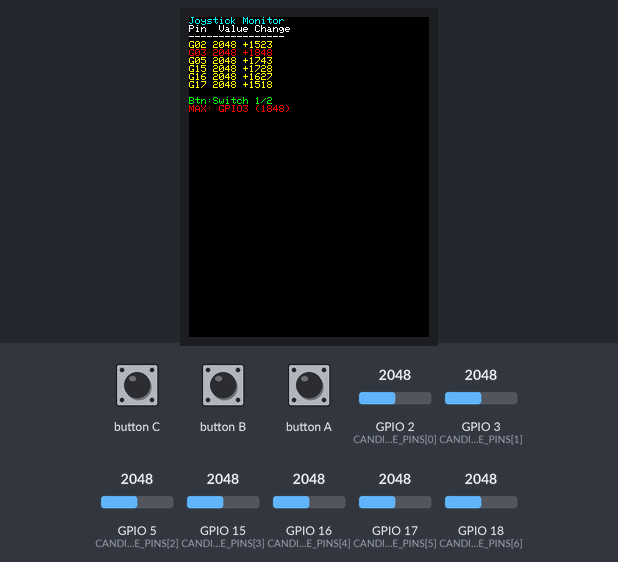
Bench run of a sketch on a simulated ESP32-S3. Parts: 240×320 colour display. The inputs (shaded band) are chosen by the test bench; at power-on: GPIO 18 (CANDIDATE_PINS[6]) = 2048, GPIO 3 (CANDIDATE_PINS[1]) = 2048, GPIO 17 (CANDIDATE_PINS[5]) = 2048, GPIO 2 (CANDIDATE_PINS[0]) = 2048, GPIO 5 (CANDIDATE_PINS[2]) = 2048, GPIO 15 (CANDIDATE_PINS[3]) = 2048, GPIO 16 (CANDIDATE_PINS[4]) = 2048. What the sketch prints to the serial monitor is not drawn.

Above: at 4.5 s.
4.6 s: button A pressed for 0.15 s
At 6.0 s:
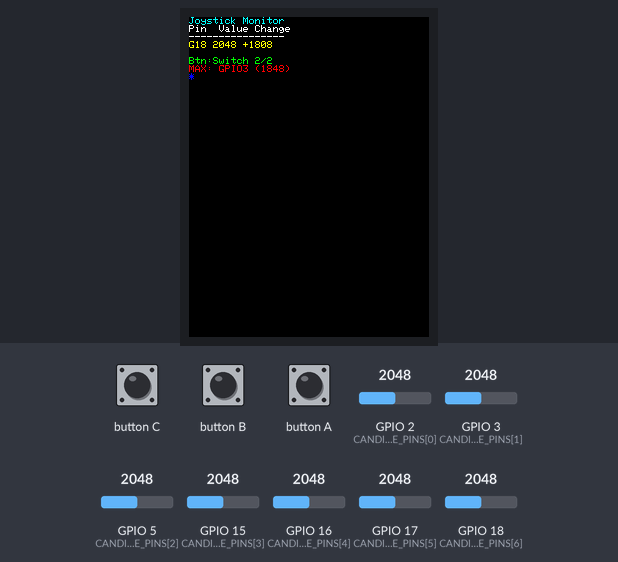
7.7 s: GPIO 18 (CANDIDATE_PINS[6]) set to 2866
At 8.9 s:
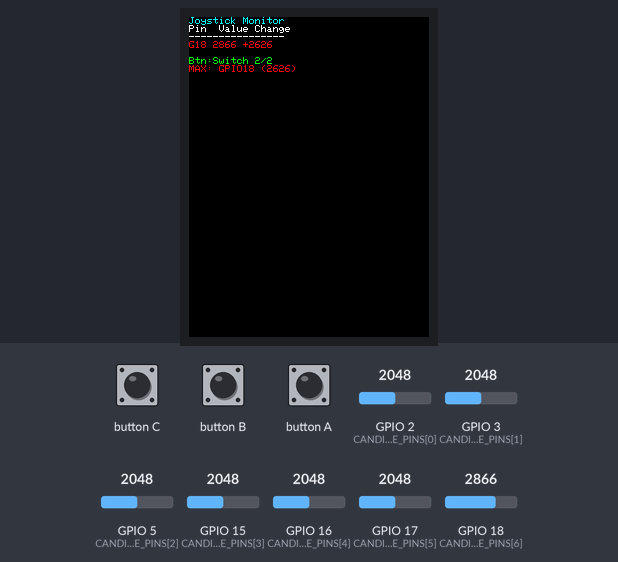
10.7 s: button A pressed for 1 s
At 11.8 s:
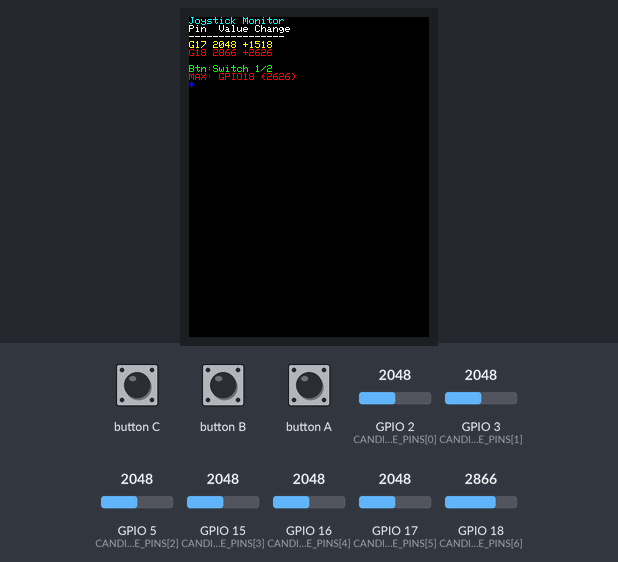
14.7 s: button C pressed for 3.2 s
19.4 s: GPIO 3 (CANDIDATE_PINS[1]) set to 2866
At 20.6 s:
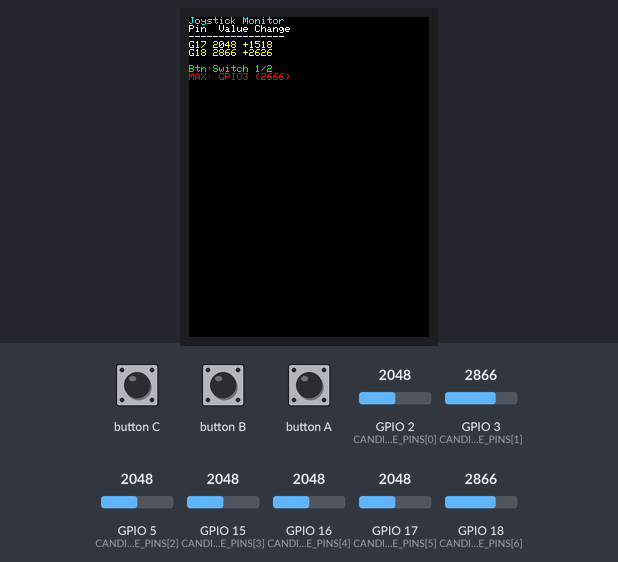
21.3 s: GPIO 17 (CANDIDATE_PINS[5]) set to 2866
At 22.5 s:
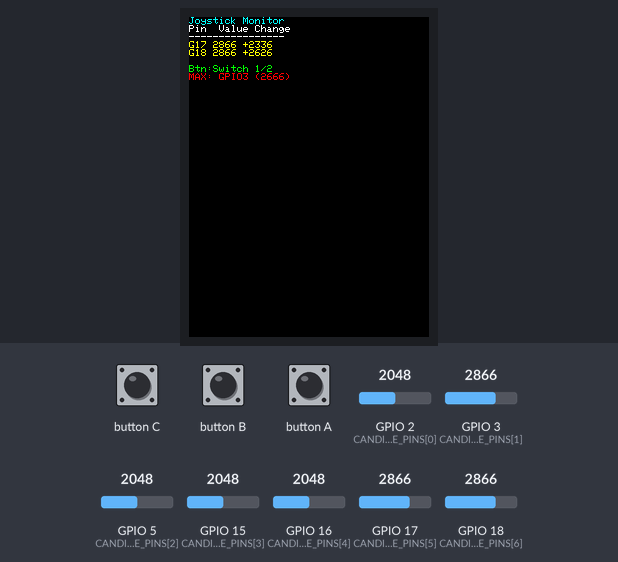
Timing chart, 0 to 24.3 s (numbered marks = the images above; inputs shaded):
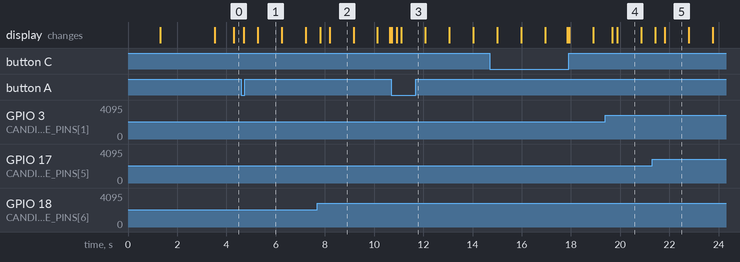

Measured:
- after the input at 4.6 s, the display: first changes after 0.10 s (image 1 shows a later state)
- after the input at 7.7 s, the display: first changes after 0.10 s (image 2 shows a later state)
- after the input at 10.7 s, the display: first differs from a run without the input after 0.21 s (image 3 shows a later state)
- after the input at 19.4 s, the display: first changes after 0.28 s (image 4 shows a later state)

The sketch:

10_lcd_joystick_monitor.ino
```cpp
/**
 * @file 10_lcd_joystick_monitor.ino
 * @brief M5Stack Atom-JoyStick LCD中心Joystick監視システム
 * @description LCD表示でJoystick入力を確認・GPIO特定
 *
 * Phase 4.3: LCD中心Joystick動作確認
 * - リアルタイムADC値LCD表示
 * - 変化検出・強調表示
 * - ボタン操作でピン切り替え
 *
 * @target M5Stack Atom-JoyStick (ESP32-S3)
 */

#include <M5Unified.h>

// 候補GPIOピン（前回テストで有効なピン）
const int CANDIDATE_PINS[] = {2, 3, 5, 15, 16, 17, 18};
const int PIN_COUNT = sizeof(CANDIDATE_PINS) / sizeof(CANDIDATE_PINS[0]);

// ベースライン値（前回測定結果）
const int BASELINE_VALUES[] = {525, 200, 305, 320, 3675, 530, 240};

// 表示設定
const int UPDATE_INTERVAL = 100;  // 100ms更新
const int CHANGE_THRESHOLD = 50;  // 変化検出閾値
const int MAX_DISPLAYED_PINS = 6; // LCD表示可能ピン数

// 現在の状態
struct PinStatus {
    int current_value;
    int baseline;
    int change_amount;
    bool is_active;
};

PinStatus pin_status[PIN_COUNT];
unsigned long last_update = 0;
int display_offset = 0;  // 表示開始ピン番号
int max_change_pin = -1; // 最大変化ピン

void setup() {
    // M5Unified初期化
    auto cfg = M5.config();
    cfg.external_spk = false;
    M5.begin(cfg);

    Serial.begin(115200);
    delay(1000);

    Serial.println("==========================================");
    Serial.println("M5Stack Atom-JoyStick LCD監視システム");
    Serial.println("==========================================");

    // LCD初期化
    M5.Display.clear(BLACK);
    M5.Display.setTextSize(1);
    M5.Display.setRotation(0);

    // ピン状態初期化
    for (int i = 0; i < PIN_COUNT; i++) {
        pin_status[i].baseline = BASELINE_VALUES[i];
        pin_status[i].current_value = 0;
        pin_status[i].change_amount = 0;
        pin_status[i].is_active = false;
    }

    Serial.println("✅ LCD監視システム初期化完了");
    Serial.println("操作:");
    Serial.println("  - Joystickを動かしてピン変化を確認");
    Serial.println("  - ボタンAで表示ピン切り替え");

    display_welcome_screen();
    delay(2000);

    last_update = millis();
}

void loop() {
    M5.update();

    // ボタン入力処理
    if (M5.BtnA.wasPressed()) {
        display_offset = (display_offset + MAX_DISPLAYED_PINS) % PIN_COUNT;
        Serial.printf("表示切り替え: オフセット %d\n", display_offset);
    }

    // 定期更新
    if (millis() - last_update >= UPDATE_INTERVAL) {
        update_pin_status();
        update_lcd_display();
        last_update = millis();
    }

    delay(10);
}

void display_welcome_screen() {
    M5.Display.clear(BLACK);
    M5.Display.setCursor(0, 0);
    M5.Display.setTextColor(GREEN);
    M5.Display.setTextSize(2);
    M5.Display.println("Joystick");
    M5.Display.println("Monitor");
    M5.Display.setTextSize(1);
    M5.Display.setTextColor(WHITE);
    M5.Display.println("");
    M5.Display.println("Ready to scan");
    M5.Display.println("Move joystick!");
}

void update_pin_status() {
    max_change_pin = -1;
    int max_change_amount = 0;

    for (int i = 0; i < PIN_COUNT; i++) {
        // ADC値読み取り
        pin_status[i].current_value = analogRead(CANDIDATE_PINS[i]);

        // 変化量計算
        pin_status[i].change_amount = abs(pin_status[i].current_value - pin_status[i].baseline);

        // アクティブ判定
        pin_status[i].is_active = (pin_status[i].change_amount >= CHANGE_THRESHOLD);

        // 最大変化ピン追跡
        if (pin_status[i].change_amount > max_change_amount) {
            max_change_amount = pin_status[i].change_amount;
            max_change_pin = i;
        }

        // アクティブピンのログ出力
        if (pin_status[i].is_active) {
            Serial.printf("🎯 GPIO%d: %d (変化:%d)\n",
                          CANDIDATE_PINS[i],
                          pin_status[i].current_value,
                          pin_status[i].change_amount);
        }
    }
}

void update_lcd_display() {
    M5.Display.clear(BLACK);
    M5.Display.setCursor(0, 0);
    M5.Display.setTextSize(1);

    // ヘッダー
    M5.Display.setTextColor(CYAN);
    M5.Display.println("Joystick Monitor");
    M5.Display.setTextColor(WHITE);
    M5.Display.println("Pin  Value Change");
    M5.Display.println("----------------");

    // ピン情報表示（最大6ピン）
    for (int i = 0; i < MAX_DISPLAYED_PINS && (display_offset + i) < PIN_COUNT; i++) {
        int pin_index = display_offset + i;
        int gpio_num = CANDIDATE_PINS[pin_index];
        int value = pin_status[pin_index].current_value;
        int change = pin_status[pin_index].change_amount;
        bool active = pin_status[pin_index].is_active;

        // 色設定
        if (active) {
            if (pin_index == max_change_pin) {
                M5.Display.setTextColor(RED);    // 最大変化ピン: 赤
            } else {
                M5.Display.setTextColor(YELLOW); // アクティブピン: 黄
            }
        } else {
            M5.Display.setTextColor(WHITE);      // 通常ピン: 白
        }

        // 表示（フォーマット: "GPIO02 1234  +89"）
        M5.Display.printf("G%02d %4d %c%3d\n",
                          gpio_num, value,
                          active ? '+' : ' ', change);
    }

    // フッター情報
    M5.Display.setTextColor(GREEN);
    M5.Display.printf("\nBtn:Switch %d/%d\n",
                      display_offset / MAX_DISPLAYED_PINS + 1,
                      (PIN_COUNT + MAX_DISPLAYED_PINS - 1) / MAX_DISPLAYED_PINS);

    // 最大変化ピン強調表示
    if (max_change_pin >= 0 && pin_status[max_change_pin].is_active) {
        M5.Display.setTextColor(RED);
        M5.Display.printf("MAX: GPIO%d (%d)\n",
                          CANDIDATE_PINS[max_change_pin],
                          pin_status[max_change_pin].change_amount);
    }

    // 動作確認ドット
    static int dot_counter = 0;
    dot_counter++;
    M5.Display.setTextColor(dot_counter % 10 < 5 ? BLUE : BLACK);
    M5.Display.print("*");
}
```
